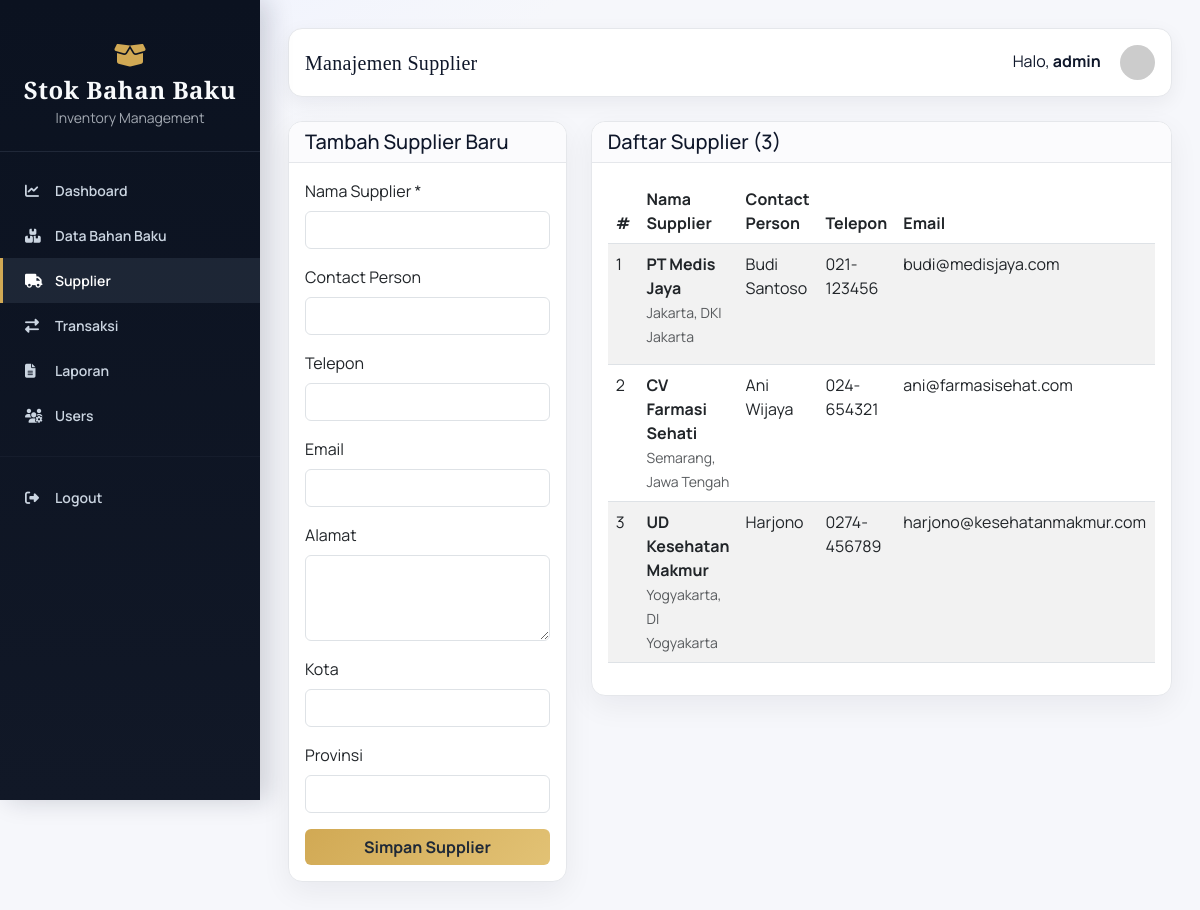
Page /pages/supplier.php (signed in) on the earlier database version.
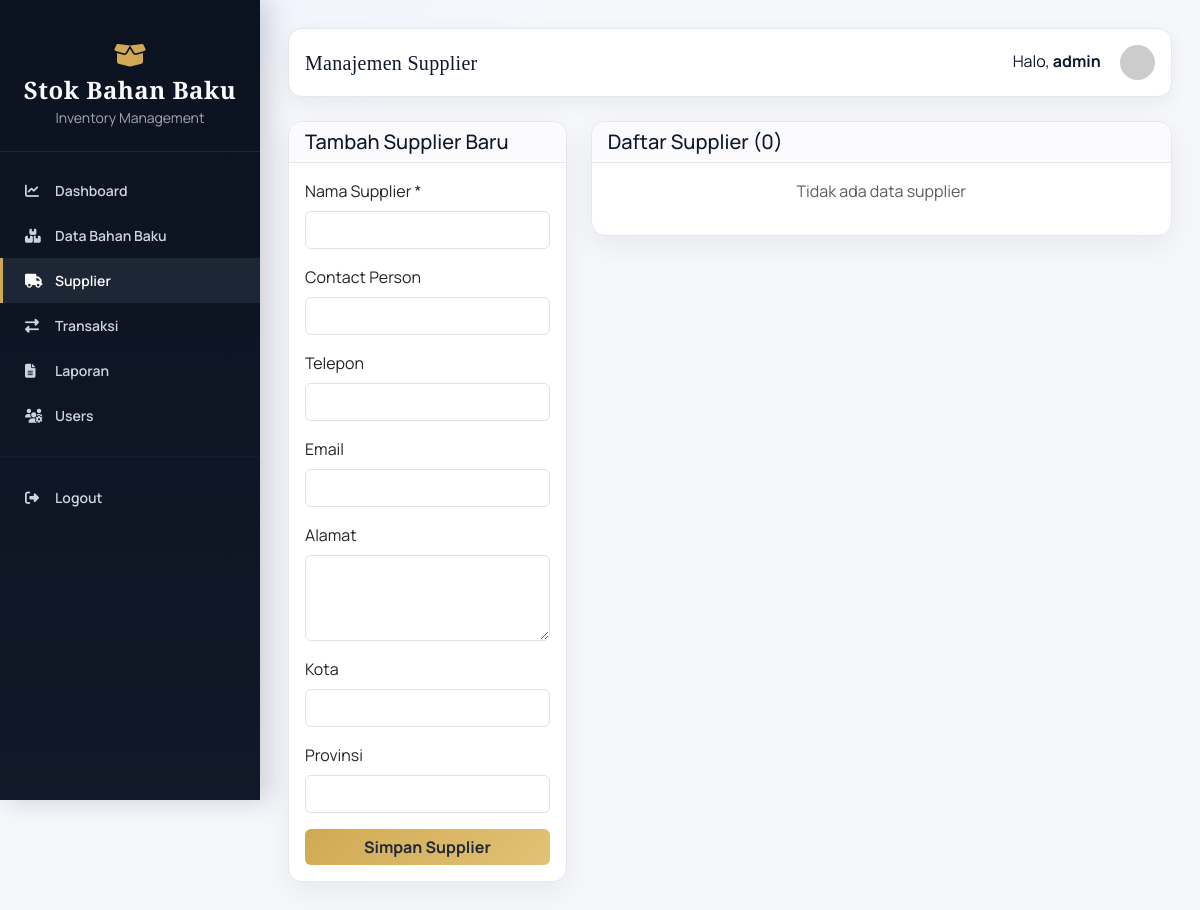
Same page on the later database version.
### tables this page shows
CREATE TABLE IF NOT EXISTS supplier (
    id INT PRIMARY KEY AUTO_INCREMENT,
    nama_supplier VARCHAR(100) NOT NULL,
    contact_person VARCHAR(100),
    telepon VARCHAR(15),
    email VARCHAR(100),
    alamat TEXT,
    kota VARCHAR(50),
    provinsi VARCHAR(50),
    created_at TIMESTAMP DEFAULT CURRENT_TIMESTAMP,
    updated_at TIMESTAMP DEFAULT CURRENT_TIMESTAMP ON UPDATE CURRENT_TIMESTAMP
);

### pages/supplier.php (the view, shortened to what this page needs)
<?php
$page_title = "Manajemen Supplier";
include '../includes/header.php';
$action = $_POST['action'] ?? ($_GET['action'] ?? '');
$edit_data = null;
$suppliers = $conn->query("SELECT * FROM supplier ORDER BY created_at DESC");
?>
<div class="row">
    <div class="col-md-4">
        <div class="card">
            <div class="card-header">
                <h5 class="mb-0">
                    <?php echo ($action == 'edit' && $edit_data) ? 'Edit Supplier' : 'Tambah Supplier Baru'; ?>
                </h5>
            </div>
            <div class="card-body">
                <form method="POST">
                    <div class="mb-3">
                        <label for="nama_supplier" class="form-label">Nama Supplier *</label>
                        <input type="text" class="form-control" id="nama_supplier" name="nama_supplier"
                               value="<?php echo $edit_data ? $edit_data['nama_supplier'] : ''; ?>" required>
                    </div>
                    <div class="mb-3">
                        <label for="contact_person" class="form-label">Contact Person</label>
                        <input type="text" class="form-control" id="contact_person" name="contact_person"
                               value="<?php echo $edit_data ? $edit_data['contact_person'] : ''; ?>">
                    </div>
                    <div class="mb-3">
                        <label for="telepon" class="form-label">Telepon</label>
                        <input type="tel" class="form-control" id="telepon" name="telepon"
                               value="<?php echo $edit_data ? $edit_data['telepon'] : ''; ?>">
                    </div>
                    <div class="mb-3">
                        <label for="email" class="form-label">Email</label>
                        <input type="email" class="form-control" id="email" name="email"
                               value="<?php echo $edit_data ? $edit_data['email'] : ''; ?>">
                    </div>
                    <div class="mb-3">
                        <label for="alamat" class="form-label">Alamat</label>
                        <textarea class="form-control" id="alamat" name="alamat" rows="3"><?php echo $edit_data ? $edit_data['alamat'] : ''; ?></textarea>
                    </div>
                    <div class="mb-3">
                        <label for="kota" class="form-label">Kota</label>
                        <input type="text" class="form-control" id="kota" name="kota"
                               value="<?php echo $edit_data ? $edit_data['kota'] : ''; ?>">
                    </div>
                    <div class="mb-3">
                        <label for="provinsi" class="form-label">Provinsi</label>
                        <input type="text" class="form-control" id="provinsi" name="provinsi"
                               value="<?php echo $edit_data ? $edit_data['provinsi'] : ''; ?>">
                    </div>
                    <button type="submit" class="btn btn-primary w-100">
                        <?php echo ($action == 'edit' && $edit_data) ? 'Update Supplier' : 'Simpan Supplier'; ?>
                    </button>
                </form>
            </div>
        </div>
    </div>
    <div class="col-md-8">
        <div class="card">
            <div class="card-header">
                <h5 class="mb-0">Daftar Supplier (<?php echo $suppliers->num_rows; ?>)</h5>
            </div>
            <div class="card-body">
                <?php if ($suppliers->num_rows > 0): ?>
                    <div class="table-responsive">
                        <table class="table table-striped table-hover">
                            <thead>
                                <tr>
                                    <th>#</th>
                                    <th>Nama Supplier</th>
                                    <th>Contact Person</th>
                                    <th>Telepon</th>
                                    <th>Email</th>
                                </tr>
                            </thead>
                            <tbody>
                                <?php
                                $no = 1;
                                $suppliers->data_seek(0);
                                while ($row = $suppliers->fetch_assoc()):
                                ?>
                                    <tr>
                                        <td><?php echo $no++; ?></td>
                                        <td>
                                            <strong><?php echo $row['nama_supplier']; ?></strong>
                                            <br>
                                            <small class="text-muted"><?php echo $row['kota'] . ', ' . $row['provinsi']; ?></small>
                                        </td>
                                        <td><?php echo $row['contact_person']; ?></td>
                                        <td><?php echo $row['telepon']; ?></td>
                                        <td><?php echo $row['email']; ?></td>
                                    </tr>
                                <?php endwhile; ?>
                            </tbody>
                        </table>
                    </div>
                <?php else: ?>
                    <p class="text-center text-muted">Tidak ada data supplier</p>
                <?php endif; ?>
            </div>
        </div>
    </div>
</div>
<?php include '../includes/footer.php'; ?>

### includes/header.php (shortened to what this page needs)
<?php
$auto_refresh = isset($auto_refresh) ? (int)$auto_refresh : 0;
?>
<!DOCTYPE html>
<html lang="id">
<head>
    <link href="https://cdn.jsdelivr.net/npm/bootstrap@5.3.0/dist/css/bootstrap.min.css" rel="stylesheet">
    <link href="https://cdnjs.cloudflare.com/ajax/libs/font-awesome/6.4.0/css/all.min.css" rel="stylesheet">
</head>
<body data-refresh="<?php echo $auto_refresh; ?>">
    <div class="sidebar">
        <div class="sidebar-logo">
            <i class="fas fa-box-open"></i>
            <h4>Stok Bahan Baku</h4>
            <small>Inventory Management</small>
        </div>
        <div class="sidebar-menu">
            <a href="dashboard.php" class="<?php echo basename($_SERVER['PHP_SELF']) == 'dashboard.php' ? 'active' : ''; ?>">
                <i class="fas fa-chart-line"></i>Dashboard
            </a>
            <a href="barang.php" class="<?php echo basename($_SERVER['PHP_SELF']) == 'barang.php' ? 'active' : ''; ?>">
                <i class="fas fa-boxes"></i>Data Bahan Baku
            </a>
            <a href="supplier.php" class="<?php echo basename($_SERVER['PHP_SELF']) == 'supplier.php' ? 'active' : ''; ?>">
                <i class="fas fa-truck"></i>Supplier
            </a>
            <a href="transaksi.php" class="<?php echo basename($_SERVER['PHP_SELF']) == 'transaksi.php' ? 'active' : ''; ?>">
                <i class="fas fa-exchange-alt"></i>Transaksi
            </a>
            <a href="laporan.php" class="<?php echo basename($_SERVER['PHP_SELF']) == 'laporan.php' ? 'active' : ''; ?>">
                <i class="fas fa-file-alt"></i>Laporan
            </a>
            <a href="users.php" class="<?php echo basename($_SERVER['PHP_SELF']) == 'users.php' ? 'active' : ''; ?>">
                <i class="fas fa-users-cog"></i>Users
            </a>
            <hr class="sidebar-divider">
            <a href="/manage-medical/logout.php" onclick="return confirm('Yakin ingin logout?')">
                <i class="fas fa-sign-out-alt"></i>Logout
            </a>
        </div>
    </div>
    <div class="main-content">
        <div class="navbar-top">
            <div class="d-flex justify-content-between align-items-center p-3">
                <h5 class="mb-0 top-title"><?php echo isset($page_title) ? $page_title : 'Dashboard'; ?></h5>
                <div>
                    <span class="me-3">Halo, <strong><?php echo $_SESSION['username']; ?></strong></span>
                    <img src="https://ui-avatars.com/api/?name=<?php echo urlencode($_SESSION['username']); ?>"
                         alt="Avatar" style="width: 35px; height: 35px; border-radius: 50%;">
                </div>
            </div>
        </div>

### includes/footer.php (shortened to what this page needs)
    </div>
</body>
</html>

### includes/header.php (style rules this page uses)
:root { --bg: #f6f7fb; --ink: #0f172a; --muted: #6b7280; --sidebar: #0b1220; --sidebar-2: #111827; --accent: #d1a954; --accent-2: #4f46e5; --card: #ffffff; --border: #e5e7eb; }
body { background: radial-gradient(1200px 600px at 10% -10%, #eef2ff 0, #f6f7fb 40%, #f6f7fb 100%); color: var(--ink); font-family: "Manrope", sans-serif; }
.sidebar { background: linear-gradient(180deg, var(--sidebar) 0%, var(--sidebar-2) 100%); min-height: 100vh; padding: 24px 0; position: fixed; width: 260px; left: 0; top: 0; box-shadow: 8px 0 24px rgba(15, 23, 42, 0.18); }
.sidebar-logo { color: #f8fafc; text-align: center; padding: 18px 20px 22px; border-bottom: 1px solid rgba(148, 163, 184, 0.15); margin-bottom: 16px; }
.sidebar-logo h4 { margin: 0; font-weight: 700; font-family: "Playfair Display", serif; letter-spacing: 0.5px; }
.sidebar-logo i { font-size: 26px; margin-bottom: 8px; color: var(--accent); }
.sidebar-logo small { color: rgba(226, 232, 240, 0.7); }
.sidebar-menu a { display: block; color: #cbd5e1; padding: 12px 22px; text-decoration: none; border-left: 3px solid transparent; transition: all 0.2s ease; font-weight: 600; font-size: 14px; }
.sidebar-menu a:hover, .sidebar-menu a.active { background-color: rgba(148, 163, 184, 0.12); border-left-color: var(--accent); color: #ffffff; }
.sidebar-menu i { width: 20px; margin-right: 10px; }
.main-content { margin-left: 260px; padding: 28px; }
.navbar-top { background: var(--card); border: 1px solid var(--border); box-shadow: 0 6px 20px rgba(15, 23, 42, 0.06); margin-bottom: 24px; border-radius: 14px; }
.card { background: var(--card); border: 1px solid var(--border); border-radius: 14px; box-shadow: 0 10px 30px rgba(15, 23, 42, 0.06); margin-bottom: 22px; }
.card-header { background: #fbfbfd; color: var(--ink); border-radius: 14px 14px 0 0 !important; border: none; border-bottom: 1px solid var(--border); font-weight: 700; }
.btn-primary { background: linear-gradient(135deg, var(--accent) 0%, #e2c275 100%); border: none; color: #1f2937; font-weight: 700; }
.sidebar-divider { border-color: rgba(148, 163, 184, 0.2); margin: 18px 0; }
.top-title { font-family: "Playfair Display", serif; letter-spacing: 0.3px; }
.table thead { background-color: #f3f4f6; }

Differences in the rows shown:
removed supplier: nama_supplier "PT Medis Jaya", kota "Jakarta", provinsi "DKI Jakarta", contact_person "Budi Santoso", telepon "021-123456", email "budi@medisjaya.com"
removed supplier: nama_supplier "CV Farmasi Sehati", kota "Semarang", provinsi "Jawa Tengah", contact_person "Ani Wijaya", telepon "024-654321", email "ani@farmasisehat.com"
removed supplier: nama_supplier "UD Kesehatan Makmur", kota "Yogyakarta", provinsi "DI Yogyakarta", contact_person "Harjono", telepon "0274-456789", email "harjono@kesehatanmakmur.com"
Other differences:
$suppliers->num_rows: "3" → "0"
text no longer shown: "# Nama Supplier Contact Person Telepon Email"
text now shown: "Tidak ada data supplier"
